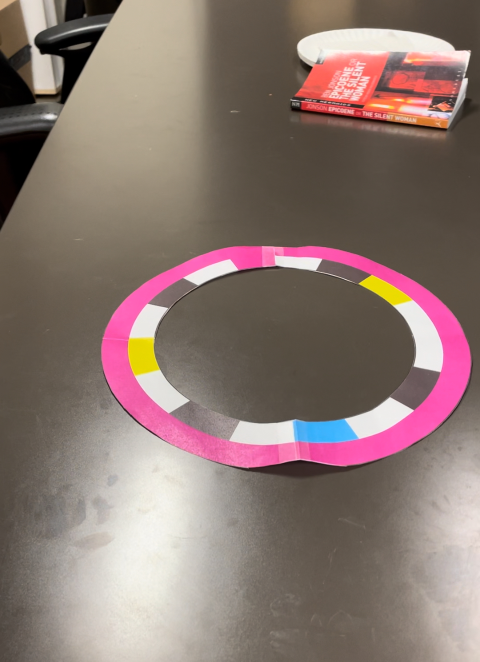
#> input picture scripts/img_1.jpg, 960 x 1323 px (shown at 1/2 size)
$ python extract-ring.py img_1.jpg
#> lines starting #> are read from the running program, lines starting #| are printed output that depends on the picture; after the words box and inside, x2 and y2 are one past the last pixel; in counts of white or black regions, pixels touching at a corner belong together
import numpy as np
import cv2
import colorsys

import sys
args = sys.argv

def extract_ring_2(path):
    # normalize image
#> called with path = 'img_1.jpg'
    og_img = cv2.imread(path)
#> og_img is the input picture: shape (1323, 960, 3); mean B, G, R 113.7, 119.7, 139.5
    B, G, R = cv2.split(og_img)
    B_norm = cv2.normalize(B, None, alpha=0, beta=255, norm_type=cv2.NORM_MINMAX)
    G_norm = cv2.normalize(G, None, alpha=0, beta=255, norm_type=cv2.NORM_MINMAX)
    R_norm = cv2.normalize(R, None, alpha=0, beta=255, norm_type=cv2.NORM_MINMAX)
    normalized_image = cv2.merge([B_norm, G_norm, R_norm])
    img = np.uint8(normalized_image)

    # saturate it to pump up R and B channels while decreasing G channel for magenta
    hsv_image = cv2.cvtColor(img, cv2.COLOR_BGR2HSV)
#> hsv_image: shape (1323, 960, 3); mean H, S, V 30.3, 56.9, 140.3
    h, s, v = cv2.split(hsv_image)
    s = s.astype(np.float32)
    s = s * 1.5
    v = v * 1.5
    s = np.clip(s, 0, 255).astype(np.uint8)
    v = np.clip(v, 0, 255).astype(np.uint8)
    hsv_modified = cv2.merge([h, s, v])
#> hsv_modified: shape (1323, 960, 3); mean H, S, V 30.3, 83.4, 187.4
    img = cv2.cvtColor(hsv_modified, cv2.COLOR_HSV2BGR)

    # downscale image so less noise
    dimensions = (360, 640)
    scale_factor_x = og_img.shape[1] / dimensions[0]
#> scale_factor_x = 2.67
    scale_factor_y = og_img.shape[0] / dimensions[1]
#> scale_factor_y = 2.07
    img = cv2.resize(img, (dimensions), interpolation=cv2.INTER_AREA)
#> img: shape (640, 360, 3)

    # mask out non-magenta colors with looser thresholds
    # then re-normalize so that G channel is even more separate from R and B
    lower2 = np.array([50, 0, 100])     # darken
    upper2 = np.array([255, 200, 255])
    mask2 = cv2.inRange(img, lower2, upper2)
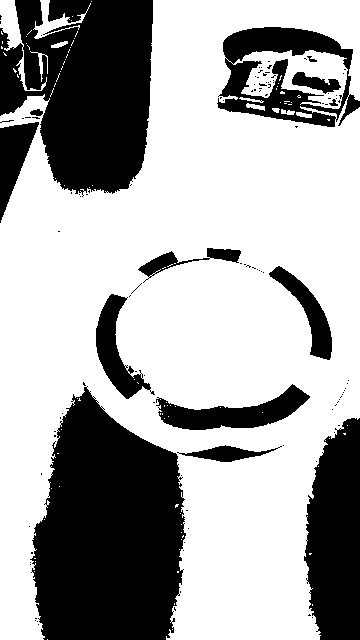
#> mask2: shape (640, 360); 65.4% white; 115 black regions (101 under 20 px), largest, box (x1, y1, x2, y2) and area: (30, 386, 186, 640) 29355, (0, 0, 153, 197) 22173, (304, 418, 360, 640) 10030
    kernel = cv2.getStructuringElement(cv2.MORPH_CROSS, (8, 8))
    mask2 = cv2.morphologyEx(mask2, cv2.MORPH_CLOSE, kernel, iterations=2)
#> mask2: shape (640, 360); 69% white; 17 black regions, largest, box (x1, y1, x2, y2) and area: (34, 393, 187, 640) 28753, (33, 0, 155, 196) 18251, (306, 420, 360, 640) 9440
    img = cv2.bitwise_and(img, img, mask=mask2)
    mask2_3channel = cv2.cvtColor(mask2, cv2.COLOR_GRAY2BGR)
    img = np.where(mask2_3channel == 0, [255, 255, 255], img)

    B, G, R = cv2.split(img)
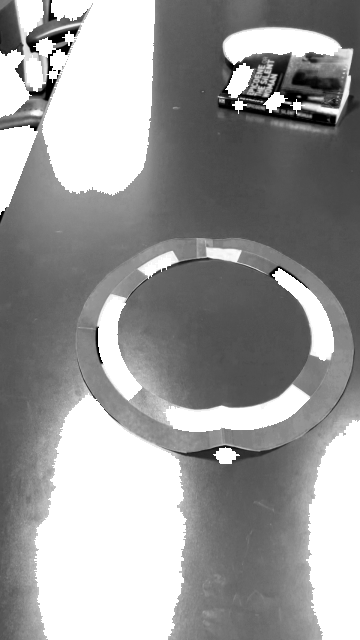
#> B: shape (640, 360) int32; min 0, max 255, mean 154
#> G: shape (640, 360) int32
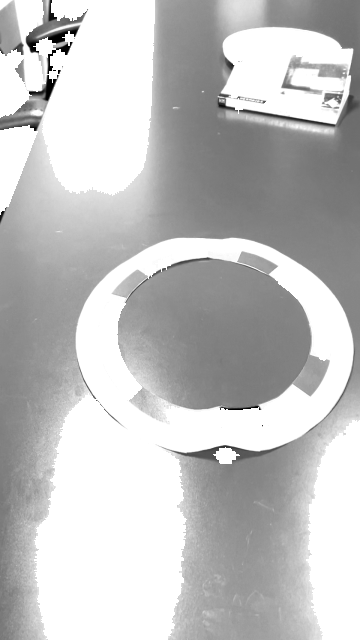
#> R: shape (640, 360) int32; min 0, max 255, mean 193.4
    B_norm = cv2.normalize(B, None, alpha=0, beta=255, norm_type=cv2.NORM_MINMAX)
    G_norm = cv2.normalize(G, None, alpha=0, beta=255, norm_type=cv2.NORM_MINMAX)
    R_norm = cv2.normalize(R, None, alpha=0, beta=255, norm_type=cv2.NORM_MINMAX)
    normalized_image = cv2.merge([B_norm, G_norm, R_norm])
#> normalized_image: shape (640, 360, 3) int32
    img = np.uint8(normalized_image)

    # mask out non-magenta colors again with tighter threshold
    lower = np.array([100, 0, 200])
    upper = np.array([255, 200, 255])
    mask = cv2.inRange(img, lower, upper)
#> mask: shape (640, 360); 10.8% white; 301 white regions (269 under 20 px), largest, box (x1, y1, x2, y2) and area: (76, 238, 354, 453) 13946, (28, 103, 153, 226) 4438, (297, 409, 360, 640) 1968
    mask = cv2.morphologyEx(mask, cv2.MORPH_CLOSE, kernel, iterations=2)
#> mask: shape (640, 360); 12.4% white; 53 white regions (34 under 20 px)
    # white_mask = cv2.inRange(img, (180, 180, 180), (255, 255, 255)) # dunno if this helps tbh
    # mask = cv2.subtract(mask, white_mask)
    segmented = cv2.bitwise_and(img, img, mask=mask)
    # mask_3channel = cv2.cvtColor(mask, cv2.COLOR_GRAY2BGR)
    # segmented = np.where(mask_3channel == 0, [255, 255, 255], segmented).astype(np.uint8)
    # print(segmented.shape)

    # find largest magenta contour
    gray = cv2.cvtColor(segmented, cv2.COLOR_BGR2GRAY)
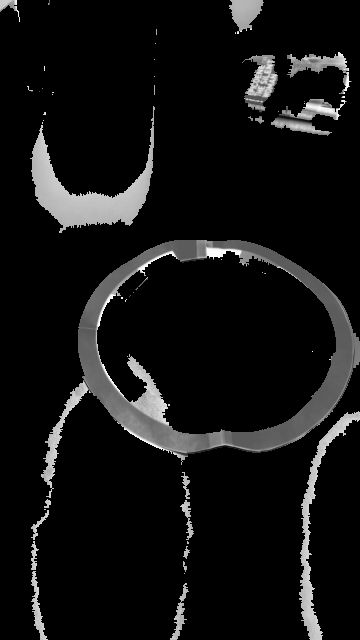
#> gray: shape (640, 360); min 0, max 254, mean 18.5
    contours, hierarchy = cv2.findContours(gray, cv2.RETR_CCOMP, cv2.CHAIN_APPROX_SIMPLE)
#> contours = 54 contours, 36 with area under 20; largest, box (x1, y1, x2, y2) and area: (41, 240, 360, 498) 48013, (96, 250, 337, 435) 32922, (30, 106, 155, 233) 4352, (299, 411, 360, 640) 1933, (242, 55, 278, 113) 1089
    inner_contour_indxs = [i for i in range(len(hierarchy[0])) if hierarchy[0][i][3] != -1]
#> inner_contour_indxs = [25]
    inner_contours = [contours[i] for i in inner_contour_indxs]
#> inner_contours = 1 contour; box (x1, y1, x2, y2) and area: (96, 250, 337, 435) 32922
    if len(inner_contours) == 0:
        exit(1)

    largest_contour = max(inner_contours, key=cv2.contourArea)
#> largest_contour = contour of 495 points, box (x1, y1, x2, y2) (96, 250, 337, 435), area 32922
    cv2.drawContours(segmented, [largest_contour], -1, (0, 255, 0), 2)
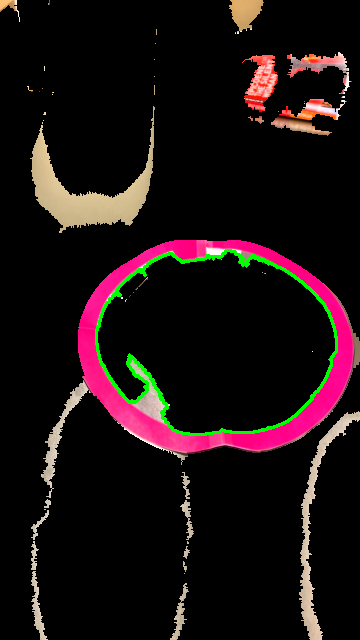
#> segmented: shape (640, 360, 3); mean B, G, R 16.5, 15.9, 26.6
    upscaled_contour = largest_contour.copy().astype(np.float32) # upscale contour to final image
#> upscaled_contour = 495 rows, first 8: [225, 251], [226, 250], [230, 250], [231, 251], [234, 251], [235, 252], [235, 254], [238, 254]
    upscaled_contour[:, :, 0] *= scale_factor_x
    upscaled_contour[:, :, 1] *= scale_factor_y
    upscaled_contour = upscaled_contour.astype(np.int32)
#> upscaled_contour = contour of 495 points, box (x1, y1, x2, y2) (256, 516, 897, 898), area 181494

    # and mask the image with that contour
    mask_2 = np.zeros_like(og_img)
    cv2.drawContours(mask_2, [upscaled_contour], -1, (255, 255, 255), thickness=cv2.FILLED)
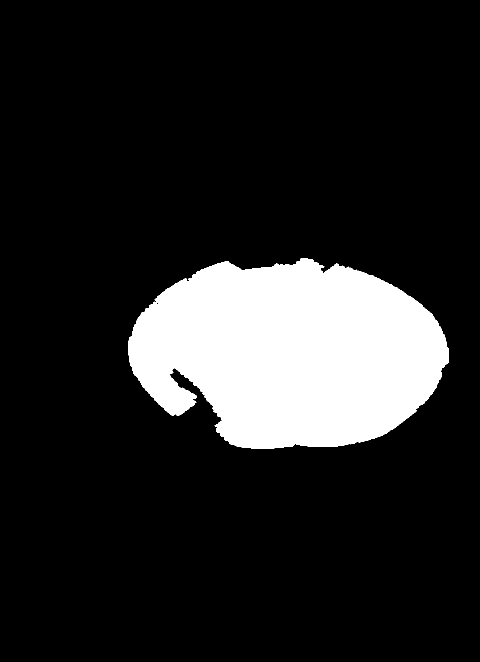
#> mask_2: shape (1323, 960, 3) (shown at 1/2 size); 14.4% white; 1 white region, box (x1, y1, x2, y2) and area: (256, 516, 897, 898) 182514
    white_background = np.full_like(og_img, 255)
    masked_image = np.where(mask_2 == 255, og_img, white_background)
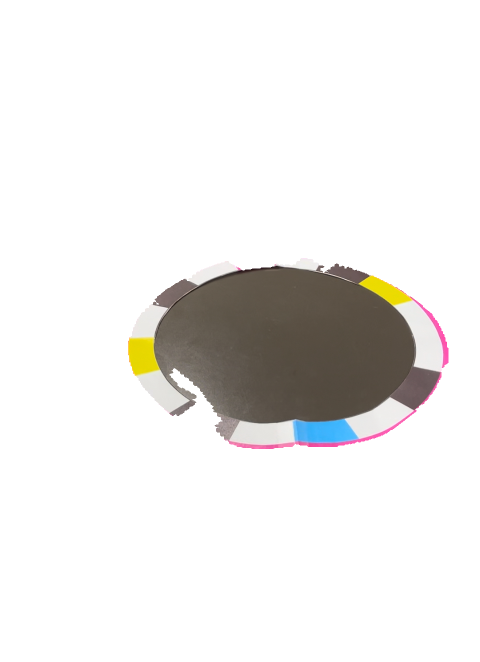
#> masked_image: shape (1323, 960, 3) (shown at 1/2 size); mean of channels 0, 1, 2 233.4, 235, 236.3; drawn as B, G, R

    # if failed to detect big hole... fail it
    non_white_mask = np.any(masked_image != [255, 255, 255], axis=-1)
    total_pixels = masked_image.shape[0] * masked_image.shape[1]
#> total_pixels = 1270080
    non_white_pixels = np.sum(non_white_mask)
#> non_white_pixels = 182514
    ratio = non_white_pixels / total_pixels
#> ratio = 0.144
    if ratio < 0.03:
        exit(1)

    cv2.imwrite(f'{path}.temp.png', masked_image)

    binary_mask = np.any(masked_image != [255, 255, 255], axis=-1).astype(np.uint8)
    binary_mask = binary_mask * 255
    cv2.imwrite(f'{path}.mask_temp.png', binary_mask)

extract_ring_2(args[1])
exit(0)
#> (the program exits here)
